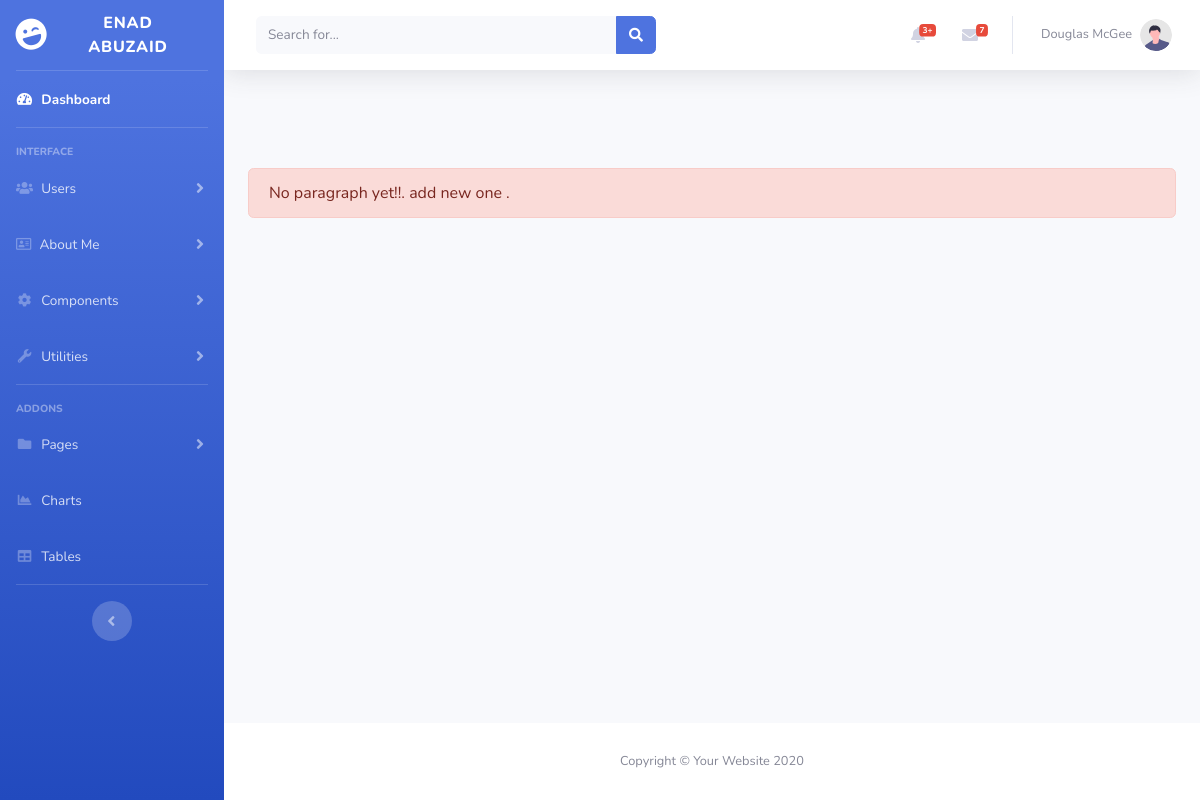
Page /admin/about-section-paragraph-view.php on the earlier database version.
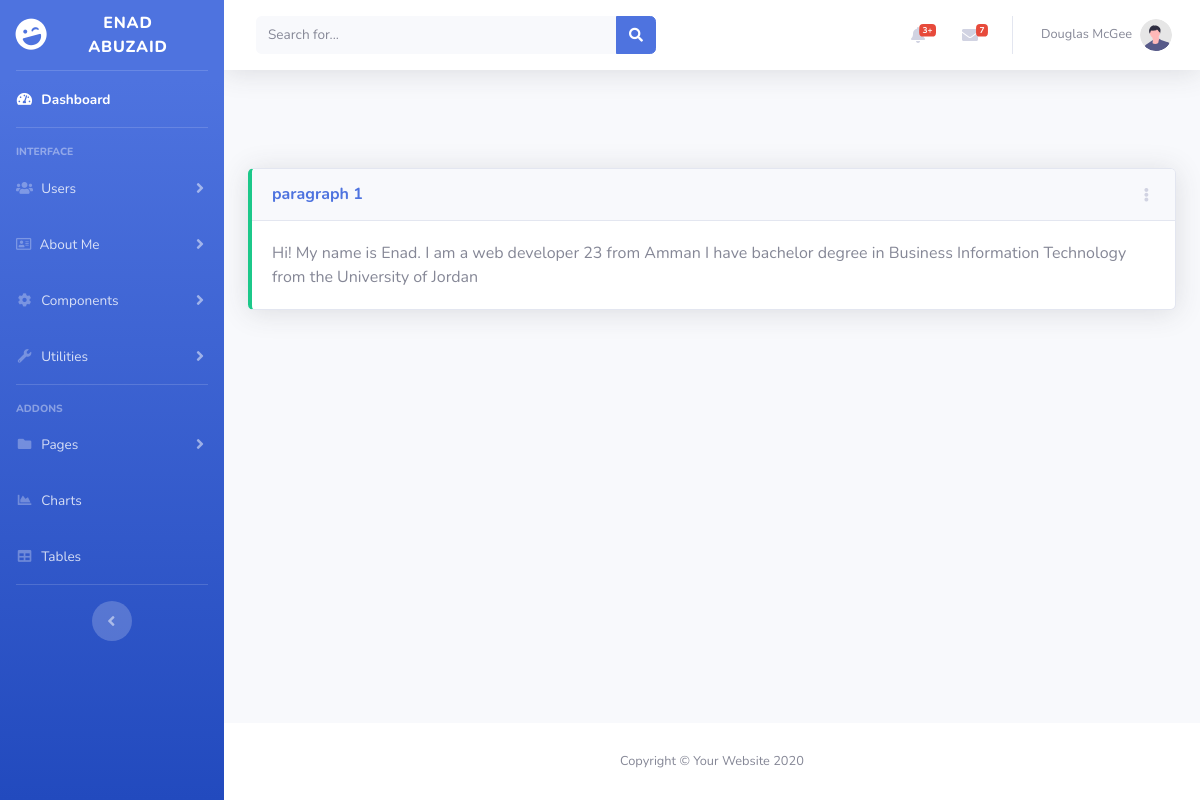
Same page on the later database version.
### tables this page shows
CREATE TABLE `about_section_paragraphs` (
  `paragraph_id` int NOT NULL,
  `paragraph_body` text NOT NULL,
  `paragraph_status` int NOT NULL DEFAULT '1'
);

### config/Db.php (called while the page is built, shortened)
<?php
Class DbConnection
{
    protected $host ='localhost';
    protected $user = 'enad_root';
    protected $password = 'enadRoot12@';
    protected $database = 'enad-abuzaid';
    public function __construct()
    {
        $this->conn = new mysqli($this->host,$this->user,$this->password,$this->database);
    }
}
?>

### admin/about-section/Paragraph.php (called while the page is built, shortened)
<?php
require '../config/Db.php';
Class Paragraph extends DbConnection{
  public function selectData( $where = 1){
    $array = array();
    $sql = "SELECT * FROM `about_section_paragraphs`"." WHERE " .$where;
    $result = $this->conn->query($sql) or die($this->conn->error);
    while($row = $result->fetch_assoc())
    {
      $array[] = $row;
    }
    return $array;
  }
}

### admin/about-section-paragraph-view.php (the view, shortened to what this page needs)
<?php require 'about-section/Paragraph.php'; ?>
<?php  require 'admin-includes/header.php';?>
<?php
$data = new Paragraph();
$paragraphs = $data->selectData();
?>
<body id="page-top">
    <div id="wrapper">
        <?php  require 'admin-includes/sidebar.php';?>
        <div id="content-wrapper" class="d-flex flex-column">
            <div id="content">
            <?php  require 'admin-includes/topbar.php';?>
                <div class="container-fluid">
                    <?php
                        $i=1;
                        if(empty($paragraphs)){
                            echo "<div class='alert alert-danger' role='alert'>No paragraph yet!!. add new one .</div>";
                        }
                        foreach($paragraphs as $paragraph){
                            if($paragraph['paragraph_status'] == 1){
                                    $text = "primary";
                                    $bg = "success";
                                } else {
                                    $text = "danger";
                                    $status = "Deleted";
                                $bg = "danger";
                            }
                    ?>
                    <div class="card shadow mb-4 border-left-<?php echo $bg ?>">
                                <div
                                    class="card-header py-3 d-flex flex-row align-items-center justify-content-between">
                                    <h6 class="m-0 font-weight-bold text-<?php echo $text ?>">paragraph <?php echo $i++; ?></h6>
                                    <div class="dropdown no-arrow">
                                        <a class="dropdown-toggle" href="#" role="button" id="dropdownMenuLink"
                                            data-toggle="dropdown" aria-haspopup="true" aria-expanded="false">
                                            <i class="fas fa-ellipsis-v fa-sm fa-fw text-gray-400"></i>
                                        </a>
                                    </div>
                                </div>
                                <div class="card-body">
                                    <?php echo $paragraph['paragraph_body'];?>
                                </div>
                    </div>
                    <?php
                        }
                    ?>
                </div>
            </div>
            <footer class="sticky-footer bg-white">
                <div class="container my-auto">
                    <div class="copyright text-center my-auto">
                        <span>Copyright &copy; Your Website 2020</span>
                    </div>
                </div>
            </footer>
        </div>
    </div>
<?php  require 'admin-includes/footer.php';?>

Differences in the rows shown:
added about_section_paragraphs: paragraph_body "Hi! My name is Enad. I am a web developer 23 from Amman I have bachelor degree in Business Information Technology from the University of Jordan"
Other differences:
text no longer shown: "No paragraph yet!!. add new one ."
